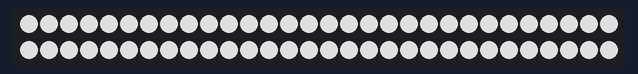
A sketch run on a simulated Arduino Uno, built with avr-gcc and run on an emulated ATmega328P. Shown: 60 RGB LEDs in strip order, left to right, continuing on the next row. Dim RGB values are drawn brighter than linear; random numbers use the default seed unless the sketch sets one.

Above: at 0.01 s.
At 38.63 s:
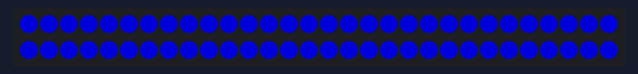

The sketch:

Lightning_code.ino
```cpp
#include <Adafruit_NeoPixel.h>

#define PIN 6
#define NUM_LEDS 60

Adafruit_NeoPixel strip = Adafruit_NeoPixel(NUM_LEDS, PIN, NEO_GRB + NEO_KHZ800);

void setup() {
  strip.begin();
  strip.show();
}

void loop() {
  lightningStrike(255, 255, 255, 0, 0, 255, 5, 50, 5);
  delay(random(5000, 10000));
}

void lightningStrike(uint8_t whiteR, uint8_t whiteG, uint8_t whiteB, uint8_t blueR, uint8_t blueG, uint8_t blueB, int flashes, int delayBetweenFlashes, int flickerIntensity) {
  for (int i = 0; i < flashes; i++) {
    int brightness = random(150, 255);
    setAll(whiteR * brightness / 255, whiteG * brightness / 255, whiteB * brightness / 255);
    strip.show();
    delay(random(50, delayBetweenFlashes));

    brightness = random(100, 200);
    setAll(blueR * brightness / 255, blueG * brightness / 255, blueB * brightness / 255);
    strip.show();
    delay(random(50, flickerIntensity));

    setAll(0, 0, 0);
    strip.show();
    delay(random(20, flickerIntensity));
  }
}

void setAll(uint8_t r, uint8_t g, uint8_t b) {
  for (int i = 0; i < strip.numPixels(); i++) {
    strip.setPixelColor(i, strip.Color(r, g, b));
  }
}
```
